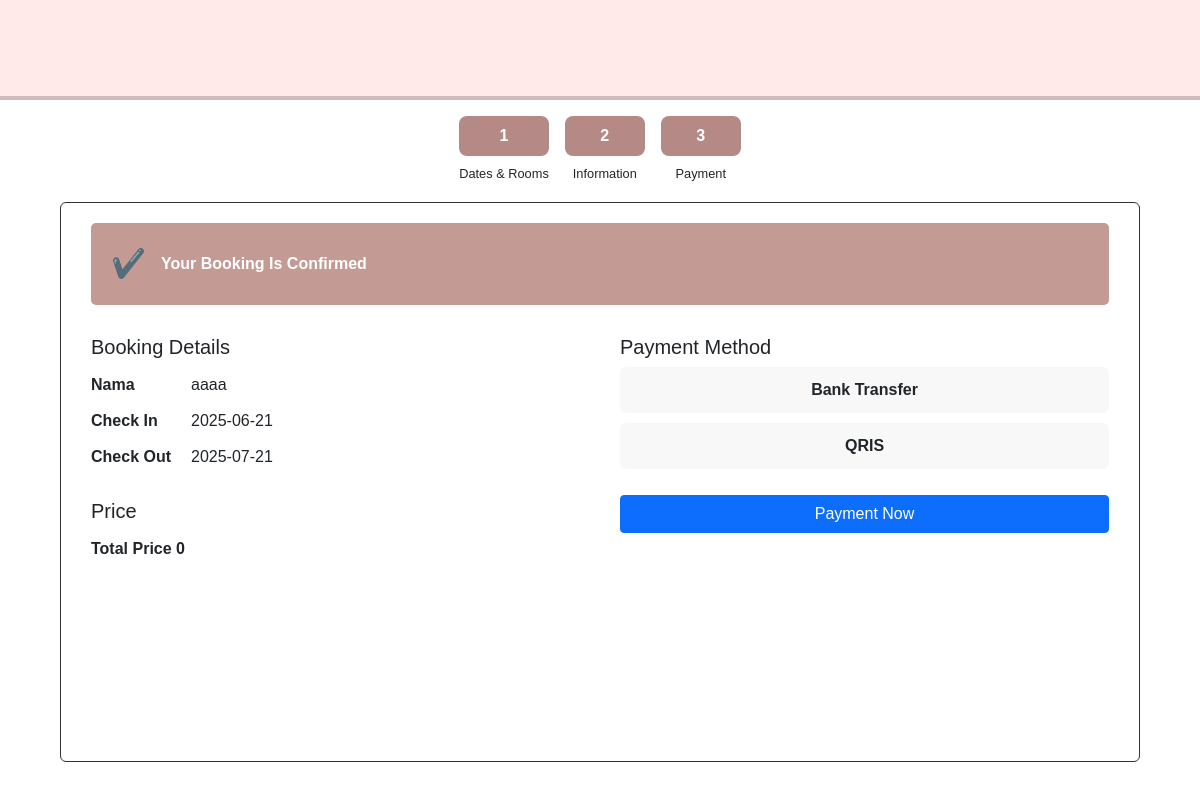
The page /user/konfirmasi_pembayaran.php?id_reservasi=11 on the database its author committed.
### tables this page shows
CREATE TABLE `reservasi` (
  `id_reservasi` int(11) NOT NULL,
  `id_user` int(11) NOT NULL,
  `id_kamar` int(11) NOT NULL,
  `tanggal_checkin` date NOT NULL,
  `tanggal_checkout` date NOT NULL,
  `status_konfirmasi` enum('Confirmed','Not Confirmed') DEFAULT 'Not Confirmed',
  `harga` varchar(100) NOT NULL
);

CREATE TABLE `user` (
  `id_user` int(11) NOT NULL,
  `email_user` varchar(100) NOT NULL,
  `username_user` varchar(100) NOT NULL,
  `password_user` varchar(100) NOT NULL,
  `nama_user` varchar(100) NOT NULL,
  `tanggallahir_user` varchar(100) NOT NULL,
  `nomer_hp` varchar(100) NOT NULL,
  `alamat` varchar(100) NOT NULL
);

### user/konfirmasi_pembayaran.php (the view, shortened to what this page needs)
<?php
include '../proses/koneksi.php';
$id_reservasi = $_POST['id_reservasi'] ?? $_GET['id_reservasi'] ?? null;
$nama_user = $tanggal_checkin = $tanggal_checkout = $harga = '';
if ($id_reservasi) {
    $query = "SELECT
                r.tanggal_checkin,
                r.tanggal_checkout,
                r.harga,
                u.nama_user
              FROM reservasi r
              JOIN user u ON r.id_user = u.id_user
              WHERE r.id_reservasi = ?";
    $stmt = mysqli_prepare($koneksi, $query);
    mysqli_stmt_bind_param($stmt, "i", $id_reservasi);
    mysqli_stmt_execute($stmt);
    $result = mysqli_stmt_get_result($stmt);
    $data = mysqli_fetch_assoc($result);
    if ($data) {
        $nama_user = $data['nama_user'];
        $tanggal_checkin = $data['tanggal_checkin'];
        $tanggal_checkout = $data['tanggal_checkout'];
        $harga = $data['harga'];
    }
}
?>
<!DOCTYPE html>
<html lang="en">
<head>
  <link href="https://cdn.jsdelivr.net/npm/bootstrap@5.0.2/dist/css/bootstrap.min.css" rel="stylesheet" />
</head>
<body>
  <nav class="navbar navbar-expand-lg navbar-light"></nav>
  <div class="container-full">
    <div class="stepper">
      <div class="step active">
        <div class="number">1</div>
        <div class="label">Dates & Rooms</div>
      </div>
      <div class="step active">
        <div class="number">2</div>
        <div class="label">Information</div>
      </div>
      <div class="step active">
        <div class="number">3</div>
        <div class="label">Payment</div>
      </div>
    </div>
    <div class="content-box" style="height: ">
      <div class="alert-box">
        <div class="alert-icon">✔️</div>
        <div>
          <strong>Your Booking Is Confirmed</strong><br/>
        </div>
      </div>
      <div class="booking-details">
        <div class="left-section">
          <h5>Booking Details</h5>
          <table class="booking-table">
            <tr>
              <td><strong>Nama</strong></td>
              <td style="padding-left: 20px"><?= htmlspecialchars($nama_user) ?></span></td>
            </tr>
            <tr>
              <td><strong>Check In</strong></td>
              <td style="padding-left: 20px"><?= htmlspecialchars($tanggal_checkin) ?></span></td>
            </tr>
            <tr>
              <td><strong>Check Out</strong></td>
              <td style="padding-left: 20px"><?= htmlspecialchars($tanggal_checkout) ?></span></td>
            </tr>
          </table>
          <h5 class="mt-4">Price</h5>
          <table class="booking-table">
            <tr style="font-weight: bold">
              <td><strong id="totalPrice">Total Price  <?= number_format((int)$harga, 0, ',', '.') ?></strong></td>
            </tr>
          </table>
        </div>
        <div class="right-section">
          <h5>Payment Method</h5>
          <div class="payment-option" id="bankBtn">Bank Transfer</div>
          <div class="payment-option" id="qrisBtn">QRIS</div>
          <button type="button" class="btn btn-primary w-100 mt-3" id="btnPaymentNow">Payment Now</button>
        </div>
      </div>
    </div>
  </div>
</body>
</html>

### user/konfirmasi_pembayaran.php (style rules this page uses)
* { box-sizing: border-box; }
html, body { height: 100%; overflow-y: hidden; margin: 0; font-family: Arial, sans-serif; }
.container-full { display: flex; flex-direction: column; height: 100vh; }
nav.navbar { background-color: #FFE9E9; height: 100px; border-bottom: 4px solid rgba(0, 0, 0, 0.188); }
.stepper { display: flex; justify-content: center; gap: 1rem; margin: 1rem 0; }
.step { text-align: center; min-width: 80px; }
.step .number { background-color: #f3e6e4; border-radius: 8px; padding: 0.5rem 1rem; font-weight: bold; }
.step.active .number { background-color: #b58986; color: white; }
.step .label { font-size: 0.8rem; margin-top: 0.5rem; }
.content-box { max-width: 1100px; width: 90%; max-height: 70%; margin: auto; background-color: white; border: 1px solid #333; padding: 20px 30px; border-radius: 6px; margin-top: 3px; flex-grow: 1; overflow-y: auto; }
.alert-box { background-color: #c49a94; color: white; padding: 20px; border-radius: 5px; display: flex; align-items: center; margin-bottom: 30px; }
.alert-icon { font-size: 28px; margin-right: 15px; }
.booking-details { display: flex; flex-wrap: wrap; gap: 40px; margin-top: 10px; }
.left-section, .right-section { flex: 1; min-width: 300px; position: relative; }
.booking-table td { padding: 6px 0; }
.payment-option { background-color: #f8f8f8; padding: 10px 15px; border-radius: 6px; margin-bottom: 10px; cursor: pointer; text-align: center; border: 1px solid transparent; transition: border-color 0.3s, background-color 0.3s; user-select: none; font-weight: 600; }

### rows shown on the page
reservasi: id_user.nama_user "aaaa", tanggal_checkin "2025-06-21", tanggal_checkout "2025-07-21", harga "0"
